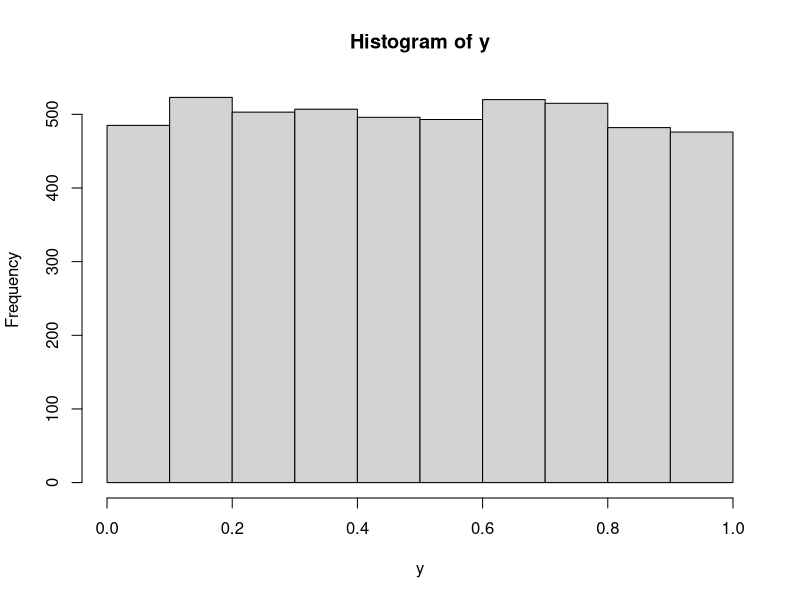

Recreate this plot in R.
## ---- chunk 1
#1a.
mySd1 <- function(x, na.rm = FALSE) {
  if (is.factor(x)) {
    sqrt(var(x))
  } else if (is.vector(x)) {
    sqrt(var(x))
  } else {
    sqrt(var(as.double(x)))
  }
}

#test cases
#codetools::findGlobals(mySd1) 
#mySd1(1:6)
#mySd1(matrix(1:6, 2, 3))
## ---- chunk 2
#1b.
mySd2 <- function(x, na.rm = FALSE) {
  if (is.factor(x)) {
    sqrt(var(x))
  } else if (is.vector(x)) {
    sqrt(var(x))
  } else if (is.matrix(x)) {
    apply(x, 2, function(x) sqrt(var(x)))
  } else {
    sqrt(var(as.double(x)))
  }
}

#test cases
#codetools::findGlobals(mySd2)
#mySd2(1:6)
#mySd2(matrix(1:6, 2, 3))
## ---- chunk 3
#2.a
n <- 5000
y <- rep(NA, n)
y[1] <- 1234567890

for (i in (2:n)) {
  y[i] <- (16807 * y[i-1] + 0) %% 2147483647
}

y <- y / 2147483647
hist(y, main = "Histogram of y")
c(mean(y), min(y), max(y))
## ---- chunk 4
#2.b
myRunif <- function(n, l = 0, u = 1) {
  y <- rep(NA, n)
  y[1] <- as.numeric(format(Sys.time(), "%OS6"))
  for (i in (2:n)) {
    y[i] <- (16807 * y[i-1] + 0) %% 2147483647
  }
  y <- l + y * (u - l) / 2147483647
  return(y)
}

#test cases
#par(mfcol = c(2, 3))
#for (i in 1:3){
#  set.seed(2017)
#  hist(myRunif(5000, 3, 5))
#  hist(runif(5000, 3, 5))
#}
## ---- chunk 5
#3.a
mySort <- function (A) {
  n <- length(A)
  repeat {
    swapped <- FALSE
    for (i in 1: (n-1) ) {
      if (A[i] > A[i+1]) {
        A[i] <- A[i] + A[i+1]
        A[i+1] <- A[i] - A[i+1]
        A[i] <- A[i] - A[i+1]
        swapped <- TRUE
      }
    }
    if (swapped == FALSE) {
      break
    }
  }
  return(A)
}

#test cases
#set.seed(2017)
#x <- sample(10, replace = TRUE)
#mySort(x)
#sort(x)
## ---- chunk 6
#3.b
mySort2 <- function (x, decreasing = FALSE) {
  n <- length(x)
  repeat {
    swapped <- FALSE
    for (i in 1: (n-1) ) {
      if ( ((x[i] > x[i+1]) && (decreasing == FALSE) ) || ((x[i] < x[i+1]) && (decreasing == TRUE) ) ) {
        x[i] <- x[i] + x[i+1]
        x[i+1] <- x[i] - x[i+1]
        x[i] <- x[i] - x[i+1]
        swapped <- TRUE
      }
    }
    if (swapped == FALSE) {
      break
    }
  }
  return(x)
}

#test cases
#set.seed(2017)
#x <- sample(10, replace = TRUE)
#mySort2(x, decreasing = TRUE)
#sort(x, decreasing = TRUE)
## ---- chunk 7
#3.c
mySort3 <- function (x, decreasing = FALSE, index = FALSE) {
  n <- length(x)
  ix <- 1:n
  
  repeat {
    swapped <- FALSE
    for (i in 1: (n-1) ) {
      if ( ((x[i] > x[i+1]) && (decreasing == FALSE) ) || ((x[i] < x[i+1]) && (decreasing == TRUE) ) ) {
        x[i] <- x[i] + x[i+1]
        x[i+1] <- x[i] - x[i+1]
        x[i] <- x[i] - x[i+1]
        
        ix[i] <- ix[i] + ix[i+1]
        ix[i+1] <- ix[i] - ix[i+1]
        ix[i] <- ix[i] - ix[i+1]
        swapped <- TRUE
      }
    }
    if (swapped == FALSE) {
      break
    }
  }
  
  if (index == TRUE) {
    out <- list('x' = x, 'ix' = ix)
  } else {
    out <- x
  }
  return(out)
}

#test cases
#set.seed(2017)
#x <- sample(10, replace = TRUE)

#mySort3(x)
#sort(x)
#order(x)

#mySort3(x, decreasing = TRUE, index = TRUE)
#sort(x, decreasing = TRUE, index.return = TRUE)
#order(x, decreasing = TRUE)
## ---- chunk 8
#3.d
USArrests[head(order(USArrests$Murder, decreasing = TRUE), 5), ]
